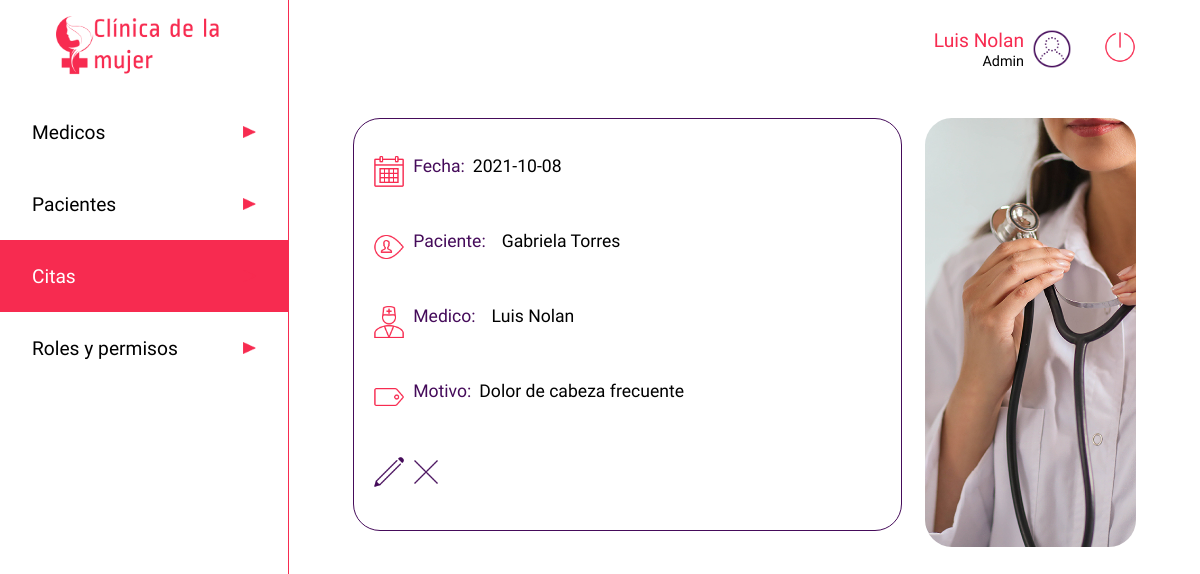
The app's page /listado-citas/2/ver (signed in) with its own data.
### app.py (models this page shows, shortened)
class users(db.Model):
    __tablename__ = 'users'
    cedula = db.Column(db.Integer, primary_key=True)
    nombre=db.Column(db.String)
    apellido=db.Column(db.String)
    nacimiento=db.Column(db.String)
    eps=db.Column(db.String)
    email=db.Column(db.String, unique=True)
    telefono=db.Column(db.Integer)
    dir=db.Column(db.String)
    ciudad=db.Column(db.String)
    password=db.Column(db.String)
    rol =db.Column(db.String)
    especialidad = db.Column(db.String)
    estado = db.Column(db.Boolean)

class citas(db.Model):
    __tablename__ = 'citas'
    cita_id=db.Column(db.Integer, primary_key=True)
    medico_id = db.Column(db.Integer, nullable=False)
    paciente_id = db.Column(db.Integer, nullable=False)
    fecha = db.Column(db.String)
    motivo = db.Column(db.String(500))
    estado = db.Column(db.Boolean)
    hora_atencion = db.Column(db.String)
    sintomas = db.Column(db.String)
    diagnostico = db.Column(db.String)
    anotaciones = db.Column(db.String)
    calificacion = db.Column(db.Integer)
    calificacion_obs = db.Column(db.String)

### app.py (the view)
@app.route('/listado-citas/<cita>/ver', methods=['GET'])
def detalle_citas(cita):
    if 'usuarioIngresado' in session:
        medicos = users.query.filter_by(rol='medico')
        pacientes = users.query.filter_by(rol='paciente')
        cita = citas.query.filter_by(cita_id=cita).first()
        usuario = users.query.filter_by(cedula=int(session['usuarioIngresado'])).first()
        return render('cita.html', row=usuario, data=cita, listamedicos=medicos, listapacientes=pacientes)
    else:
        return render('acceso-denegado.html')

### templates/cita.html (shortened to what this page needs)
<!DOCTYPE html>
<html lang="es">
<head>
    <link rel="stylesheet" type="text/css" href="{{ url_for('static', filename='css/style.css')}}">
</head>
<body>
    <header class="header">
        <a href="/dashboard" type="button" class="btn"><img src="{{ url_for('static', filename='images/iconoclinica.png')}}" class="logo" alt="Clinica de la mujer"></a>
        <nav>
            <ul class="menu">
                <li class="menuitems"><a href="/medico" class="menulink"><span>Medicos</span><img src="{{ url_for('static', filename='images/triangulo.png')}}" class="flecha" alt=""></a></li>
                <li class="menuitems"><a href="/paciente" class="menulink"><span>Pacientes</span><img src="{{ url_for('static', filename='images/triangulo.png')}}" class="flecha" alt=""></a></li>
                <li class="menuitems"><a href="/listado-citas" class="menuselect"><span>Citas</span><img src="{{ url_for('static', filename='images/triangulo.png')}}" class="flecha" alt=""></a></li>
                <li class="menuitems"><a href="/roles" class="menulink"><span>Roles y permisos</span><img src="{{ url_for('static', filename='images/triangulo.png')}}" class="flecha" alt=""></a></li>
            </ul>
        </nav>
    </header>
    <main class="main">
        <div class="searchuser">
            <div class="perfil">
                <div>
                    <span class="nameuser">{{ row ['nombre'] }} {{ row ['apellido'] }}</span><br>
                    <span class="roluser">Admin</span>
                </div>
                <img src="{{ url_for('static', filename='images/test_account_100px.png')}}" class="profile" alt="">
                <a href="/logout" type="button" class="btn"><img src="{{ url_for('static', filename='images/off.png')}}" class="logout" alt="Cerrar sesion"></a>
            </div>
        </div>
        <div class="cuerpo">
            <div class="infocita3">
                <div class="diahora">
                    <img src="{{ url_for('static', filename='images/calendar_100px.png')}}" class="calendarwatch" alt=""><span style="color:#450B5A">Fecha: </span><span>{{ data.fecha }}</span>
                </div>
                <div class="diahora">
                    <img src="{{ url_for('static', filename='images/username_100px.png')}}" class="calendarwatch" alt=""><span style="color:#450B5A">Paciente: </span>
                    <span>
                        {% for t in listapacientes %}{% if t.cedula == data.paciente_id %}<span>{{ t.nombre }} {{ t.apellido }}</span>{% endif %}{% endfor %}
                    </span>
                </div>
                <div class="diahora">
                    <img src="{{ url_for('static', filename='images/medical_doctor_100px.png')}}" class="calendarwatch" alt=""><span style="color:#450B5A">Medico: </span>
                    <span>
                        {% for t in listamedicos %}{% if t.cedula == data.medico_id %}<span>{{ t.nombre }} {{ t.apellido }}</span>{% endif %}{% endfor %}
                    </span>
                </div>
                <div class="diahora">
                    <img src="{{ url_for('static', filename='images/tag_window_100px.png')}}" class="calendarwatch" alt=""><span style="color:#450B5A">Motivo: </span><span>{{ data.motivo }}</span>
                </div>
                <div class="contenedordbtn">
                    <a href="/listado-citas/{{ data.cita_id }}/editar"><img src="{{ url_for('static', filename='images/edit_100px.png')}}" class="btned" alt=""></a>
                    <a href="/listado-citas/{{ data.cita_id }}/eliminar"><img src="{{ url_for('static', filename='images/delete_100px.png')}}" class="btned" alt=""></a>
                </div>
            </div>
            <img src="{{ url_for('static', filename='images/medico.jpg')}}" alt="" class="imgcita">
        </div>
    </main>
</body>
</html>

### static/css/style.css (style rules this page uses)
* { padding: 0; margin: 0; }
.btned { width: 2rem; }
body { display: flex; }
.calendarwatch { height: 2rem; }
.cuerpo { display: flex; flex-direction: row; flex-wrap: wrap; margin-top: 3rem; justify-content:space-between; }
.diahora { display: flex; padding-bottom: 0.4rem; width: 100%; vertical-align:middle; }
.diahora span { margin-left: 0.5rem; }
.flecha { width: 0.8rem; height: 0.8rem; }
.perfil { display: inline-flex; align-items: center; text-align: right; margin-left: 2rem; justify-content: flex-end; }
.header { margin:0; display: inline-block; width: 18rem; height: 100vh; justify-content: center; }
.infocita3 { display: flex; flex-direction: row; flex-wrap: wrap; border: 0.1rem solid #450B5A; border-radius: 1.6875rem; padding: 1.2rem; font-family: 'Average Sans', sans-serif; font-size: 1.1rem; width: 65%; margin-bottom: 1rem; align-items: center; }
.imgcita { display: flex; border-radius: 1.6875rem; width: 27%; }
.logo { display: block; height: 4rem; margin: auto; padding: 1rem; }
.main { width: calc(100% - 18rem); padding: 1.8rem 4rem; border-left: 0.1rem solid #F72B50; }
.menu { font-family: 'Average Sans', sans-serif; list-style: none; color: black; }
.menulink { display: inline-flex; font-size: 1.2rem; width: 14rem; height: 1.5rem; padding: 1.5rem 2rem; text-decoration: none; color: black; background-color: white; justify-content: space-between; align-items: center; margin: 0; }
.menuselect { display: inline-flex; font-size: 1.2rem; width: 14rem; height: 1.5rem; padding: 1.5rem 2rem; text-decoration: none; color: black; background-color: #F72B50; color: white; justify-content: space-between; align-items: center; margin: 0; }
.nameuser { font-family: 'Ropa Sans', sans-serif; font-size: 1.2rem; color: #F72B50; }
.roluser { font-family: 'Ropa Sans', sans-serif; font-size: 0.9rem; }
.profile { height: 2.5rem; margin-left: 0.5rem; }
.logout { height: 2rem; margin-left: 2rem; }
.searchuser { width: 100%; display: flex; vertical-align: middle; justify-content: flex-end; }

### records on screen
users: nombre "Luis", apellido "Nolan"
citas: fecha "2021-10-08", motivo "Dolor de cabeza frecuente"
users: nombre "Gabriela", apellido "Torres"
